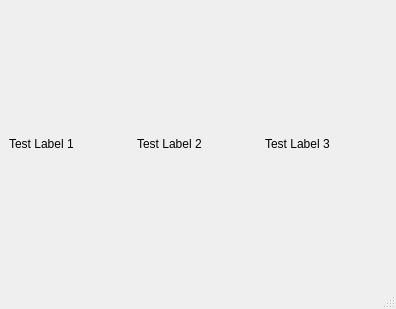
<?xml version="1.0" encoding="UTF-8"?>
<ui version="4.0">
 <class>MainWindow</class>
 <widget class="QMainWindow" name="MainWindow">
  <property name="geometry">
   <rect>
    <x>0</x>
    <y>0</y>
    <width>396</width>
    <height>309</height>
   </rect>
  </property>
  <property name="windowTitle">
   <string>Test UI</string>
  </property>
  <widget class="QWidget" name="centralwidget">
   <layout class="QHBoxLayout" name="horizontalLayout">
    <item>
     <widget class="QLabel" name="label">
      <property name="text">
       <string>Test Label 1</string>
      </property>
     </widget>
    </item>
    <item>
     <widget class="QLabel" name="label_2">
      <property name="text">
       <string>Test Label 2</string>
      </property>
     </widget>
    </item>
    <item>
     <widget class="QLabel" name="label_3">
      <property name="text">
       <string>Test Label 3</string>
      </property>
     </widget>
    </item>
   </layout>
  </widget>
  <widget class="QStatusBar" name="statusbar"/>
 </widget>
 <resources/>
 <connections/>
</ui>
